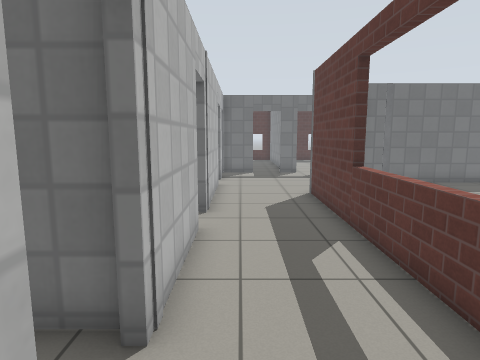
[1] (above)

24 first-person views from a walk through a robot-simulator world made for Gazebo. The camera is 1.2 m above the floor, tilts 8° down and sees 75° across. The floor is counted in squares, 0.5 m on a side. Each view is taken from the middle of a square. On the plan, view 1 faces up. The plan holds only what a view shows up to about 19 squares ahead; the rest is blank. The place goes on beyond the plan. Simple patterns stand in for the simulator's built-in surfaces.

[2]
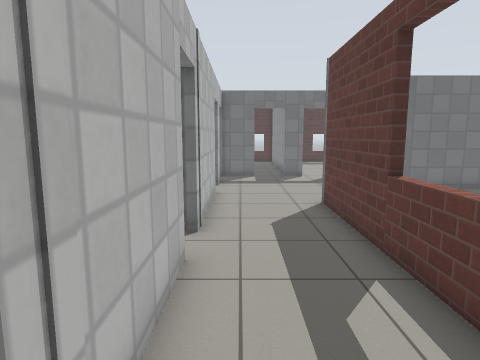

[3]
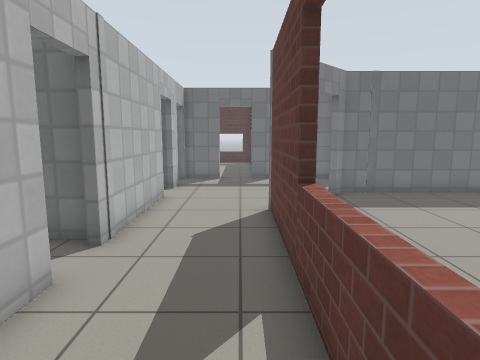

[4]
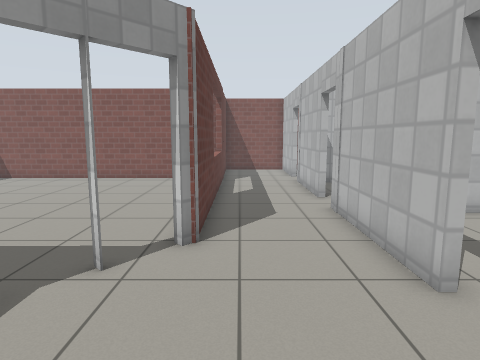

[5]
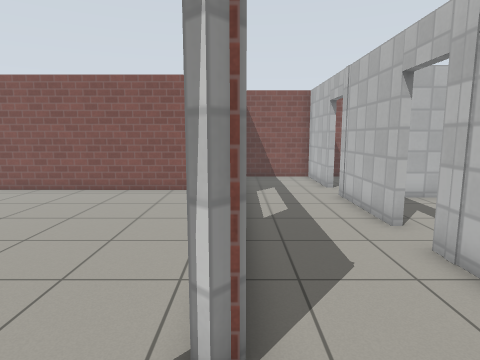

[6]
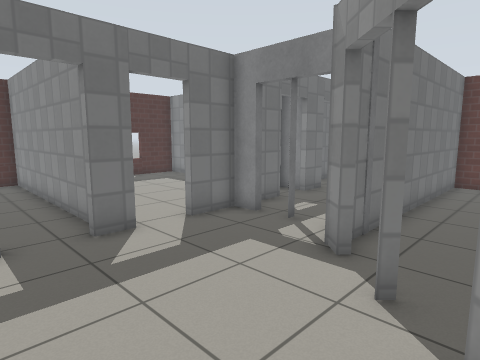

[7]
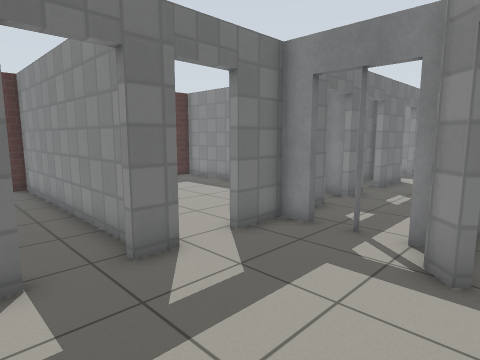

[8]
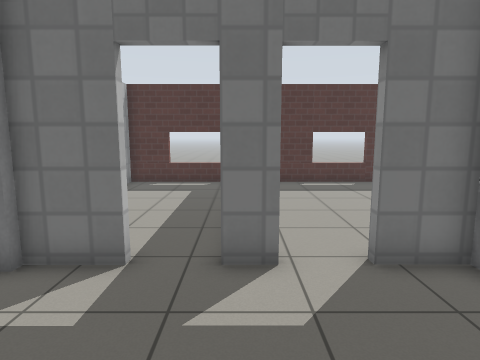

[9]
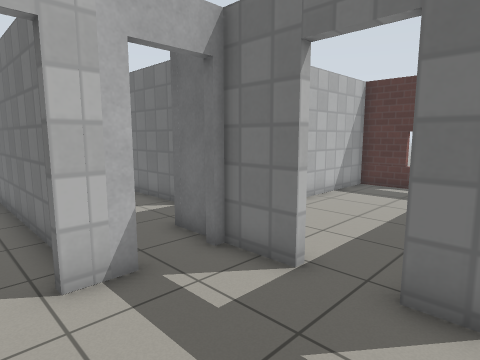

[10]
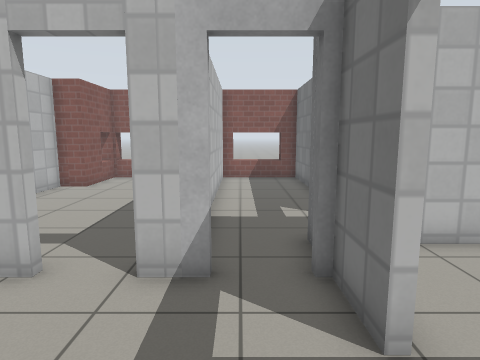

[11]
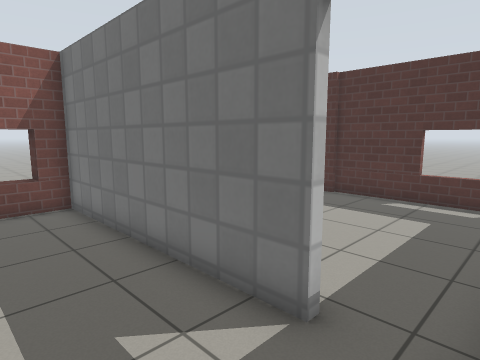

[12]
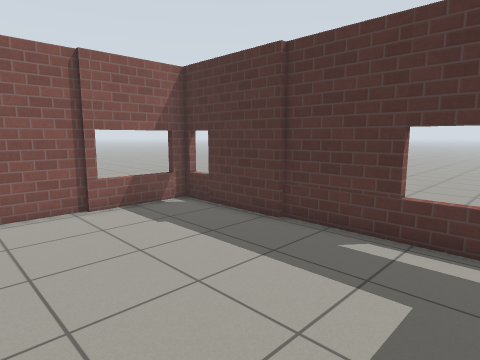

[13]
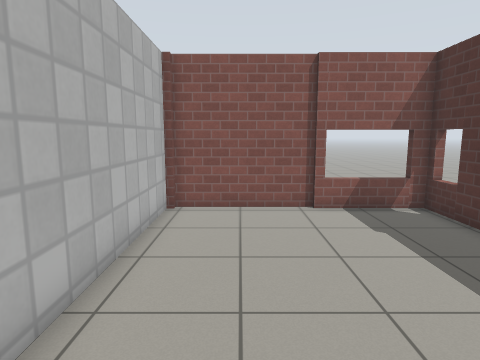

[14]
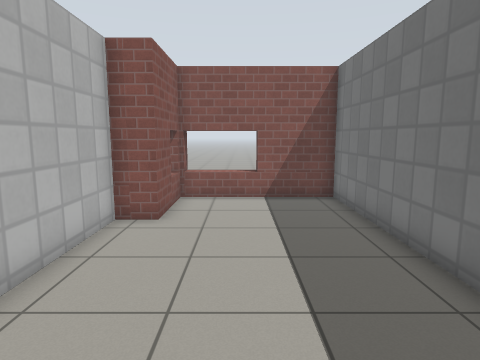

[15]
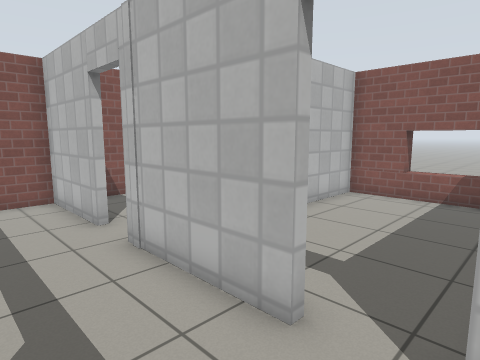

[16]
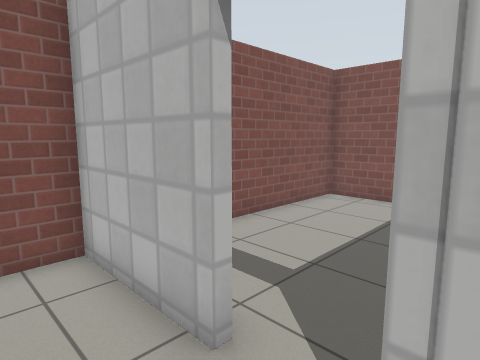

[17]
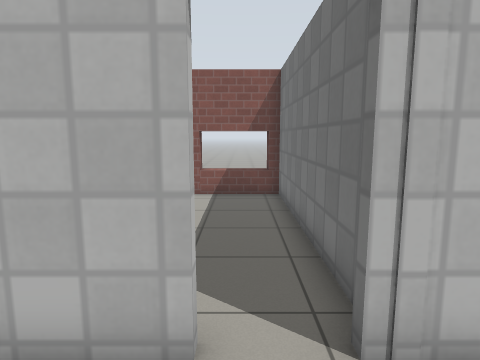

[18]
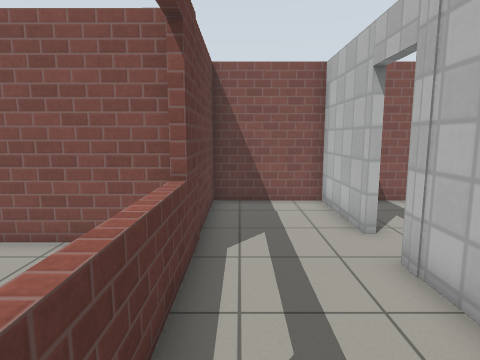

[19]
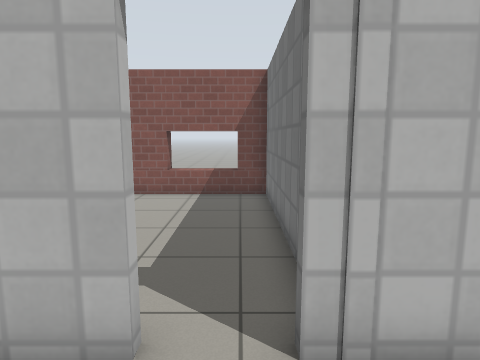

[20]
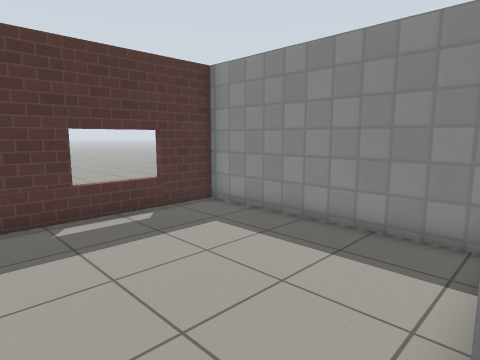

[21]
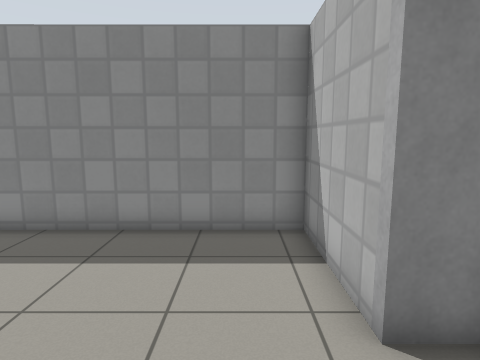

[22]
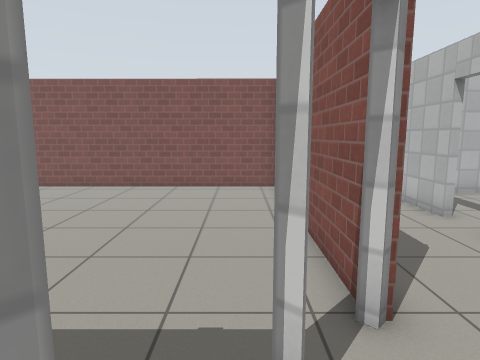

[23]
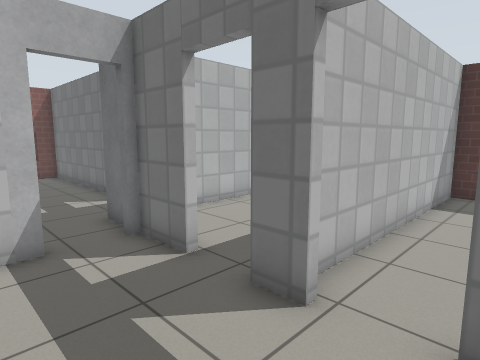

[24]
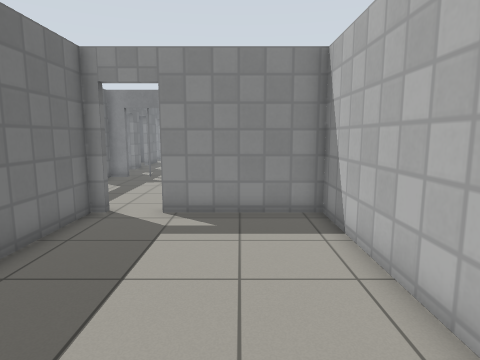

### Floor plan
Points are (right, up) in squares from view 1. A wall is a line through its corners. A room is listed if a view was taken in it or the views show most of it. See-through windows are left out.
Room 1 (views 1, 2, 3, 4, 5, 6, 7, 8, 9, 10, 15, 16, 17, 18, 19, 22, 23)
walls: (4.4, 14.7) (4.8, 14.4); (-1.1, 7.8) (-1.1, 3.2); (-1.1, 15.4) (-1.1, 9.6); (5.9, 15.7) (5.7, 15.9) (6.3, 16.5); (7.3, 16.6) (7.3, 17.1); (-1.1, 18.5) (-1.1, 17.1); (0.9, 20.6) (-1.1, 20.6); (3.8, 20.6) (2.5, 20.6); (-1.1, 1.5) (-1.1, -2.5) (2.9, -2.5) (3, 13.1) (3.3, 13.4); (7.3, 19.6) (7.3, 20.6) (5.4, 20.6)
ways out: open door at (-1, 19.5) to room 2; open door at (-1, 16.5) to room 4; open door at (4.5, 21) to room 5; open door at (-1, 2.5) to room 6; open door at (-1, 8.5) to room 7; open door at (1.5, 21) to room 8; open door at (4, 14); open door at (5, 15); open door at (7.5, 18)
Room 2 (view 11)
walls: (-5, 22.3) (-14.2, 22.3) (-14.2, 18); (-13.8, 18) (-6.4, 18); (-1.3, 20.6) (-3.1, 20.6)
ways out: open door at (-1, 19.5) to room 1; open door at (-4.3, 22.3) to room 3
Room 3 (views 12, 13)
walls: (-9.5, 31.2) (-14.2, 31.2) (-14.2, 27.4); (-14.5, 27.5) (-14.5, 22.6) (-6.8, 22.6); (-4.5, 31.4) (-9.6, 31.4)
ways out: open door at (-4.3, 22.3) to room 2
Room 4 (views 14, 24)
walls: (-1.4, 17.1) (-1.4, 17.7) (-14.2, 17.7) (-14.2, 11.7) (-10.8, 11.7) (-10.8, 10.4) (-1.4, 10.4) (-1.4, 15.4)
ways out: open door at (-1, 16.5) to room 1
Room 5 (views 20, 21)
walls: (7.3, 21.1) (7.3, 22.3) (11.8, 22.3) (11.8, 29.9); (11.5, 31.4) (3.3, 31.4) (3.3, 21.5)
ways out: open door at (4.5, 21) to room 1
Room 6 (no view inside)
walls: (-1.4, 3.6) (-10.8, 3.6) (-10.8, -2.5) (-2.5, -2.5)
ways out: open door at (-1, 2.5) to room 1
Room 7 (no view inside)
walls: (-5.3, 3.9) (-2.4, 3.9); (-1.4, 10.1) (-10.8, 10.1) (-10.8, 3.9) (-7.5, 3.9)
ways out: open door at (-1, 8.5) to room 1
Room 8 (no view inside)
walls: (3, 21.7) (3.1, 31.4) (-2.7, 31.4) (-2.7, 23)
ways out: open door at (1.5, 21) to room 1

Where each view was taken, in squares from view 1:
view 1: 0 up, 0 right, facing up
view 2: 2 up, 0 right, facing up
view 3: 3 up, 2 right, facing up
view 4: 20 up, 2 right, facing down
view 5: 16 up, 3 right, facing down
view 6: 13 up, 0 right, facing up-right
view 7: 15 up, 0 right, facing up-right
view 8: 15 up, 3 right, facing up
view 9: 16 up, 4 right, facing up-left
view 10: 19 up, 4 right, facing left
view 11: 19 up, 3 left, facing up-left
view 12: 24 up, 4 left, facing up-left
view 13: 25 up, 4 left, facing left
view 14: 14 up, 2 left, facing left
view 15: 10 up, 2 right, facing down-left
view 16: 4 up, 1 right, facing down-left
view 17: 2 up, 2 right, facing left
view 18: 9 up, 2 right, facing down
view 19: 9 up, 2 right, facing left
view 20: 22 up, 4 right, facing up-right
view 21: 24 up, 4 right, facing right
view 22: 17 up, 5 right, facing down
view 23: 17 up, 6 right, facing up-left
view 24: 13 up, 11 left, facing right
